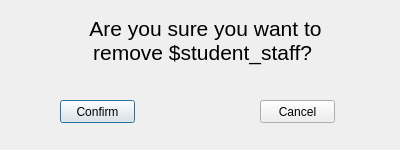
<?xml version="1.0" encoding="UTF-8"?>
<ui version="4.0">
 <class>ConfirmRemove</class>
 <widget class="QDialog" name="ConfirmRemove">
  <property name="geometry">
   <rect>
    <x>0</x>
    <y>0</y>
    <width>400</width>
    <height>150</height>
   </rect>
  </property>
  <property name="maximumSize">
   <size>
    <width>400</width>
    <height>150</height>
   </size>
  </property>
  <property name="baseSize">
   <size>
    <width>400</width>
    <height>300</height>
   </size>
  </property>
  <property name="windowTitle">
   <string>Confirm</string>
  </property>
  <widget class="QLabel" name="RemoveText">
   <property name="geometry">
    <rect>
     <x>20</x>
     <y>-30</y>
     <width>371</width>
     <height>141</height>
    </rect>
   </property>
   <property name="font">
    <font>
     <pointsize>16</pointsize>
    </font>
   </property>
   <property name="text">
    <string>Are you sure you want to 
remove $student_staff? </string>
   </property>
   <property name="alignment">
    <set>Qt::AlignCenter</set>
   </property>
  </widget>
  <widget class="QPushButton" name="RemoveConfirm">
   <property name="geometry">
    <rect>
     <x>60</x>
     <y>100</y>
     <width>75</width>
     <height>23</height>
    </rect>
   </property>
   <property name="text">
    <string>Confirm</string>
   </property>
  </widget>
  <widget class="QPushButton" name="RemoveCancel">
   <property name="geometry">
    <rect>
     <x>260</x>
     <y>100</y>
     <width>75</width>
     <height>23</height>
    </rect>
   </property>
   <property name="text">
    <string>Cancel</string>
   </property>
  </widget>
 </widget>
 <resources/>
 <connections/>
</ui>
